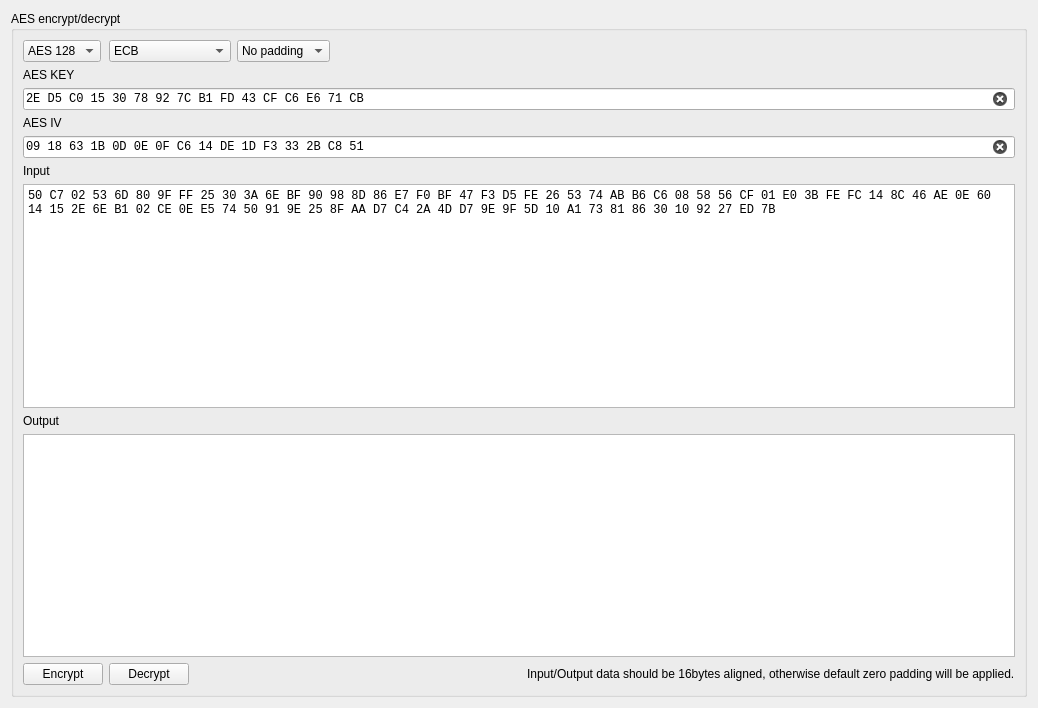
<?xml version="1.0" encoding="UTF-8"?>
<ui version="4.0">
 <class>UiAesCipher</class>
 <widget class="QWidget" name="UiAesCipher">
  <property name="geometry">
   <rect>
    <x>0</x>
    <y>0</y>
    <width>1038</width>
    <height>708</height>
   </rect>
  </property>
  <property name="windowTitle">
   <string>AES Encryption/Decryption Tool</string>
  </property>
  <layout class="QGridLayout" name="gridLayout">
   <item row="0" column="0">
    <widget class="QGroupBox" name="groupBox_2">
     <property name="title">
      <string>AES encrypt/decrypt</string>
     </property>
     <layout class="QGridLayout" name="gridLayout_8">
      <item row="0" column="2" colspan="2">
       <widget class="QComboBox" name="comboBox_AesPadding">
        <property name="sizePolicy">
         <sizepolicy hsizetype="Maximum" vsizetype="Fixed">
          <horstretch>0</horstretch>
          <verstretch>0</verstretch>
         </sizepolicy>
        </property>
        <property name="minimumSize">
         <size>
          <width>90</width>
          <height>0</height>
         </size>
        </property>
        <item>
         <property name="text">
          <string>No padding</string>
         </property>
        </item>
        <item>
         <property name="text">
          <string>ZERO</string>
         </property>
        </item>
        <item>
         <property name="text">
          <string>PKCS7</string>
         </property>
        </item>
        <item>
         <property name="text">
          <string>ISO</string>
         </property>
        </item>
       </widget>
      </item>
      <item row="0" column="1">
       <widget class="QComboBox" name="comboBox_AesMode">
        <property name="sizePolicy">
         <sizepolicy hsizetype="Maximum" vsizetype="Fixed">
          <horstretch>0</horstretch>
          <verstretch>0</verstretch>
         </sizepolicy>
        </property>
        <item>
         <property name="text">
          <string>ECB</string>
         </property>
        </item>
        <item>
         <property name="text">
          <string>CBC</string>
         </property>
        </item>
        <item>
         <property name="text">
          <string>GCM (not tested)</string>
         </property>
        </item>
        <item>
         <property name="text">
          <string>CFB</string>
         </property>
        </item>
        <item>
         <property name="text">
          <string>OFB</string>
         </property>
        </item>
        <item>
         <property name="text">
          <string>CTR</string>
         </property>
        </item>
       </widget>
      </item>
      <item row="3" column="0">
       <widget class="QLabel" name="label_IV">
        <property name="text">
         <string>AES IV</string>
        </property>
       </widget>
      </item>
      <item row="8" column="0" colspan="4">
       <widget class="QTextEdit" name="textEdit_Output">
        <property name="font">
         <font>
          <family>Consolas</family>
         </font>
        </property>
        <property name="html">
         <string>&lt;!DOCTYPE HTML PUBLIC &quot;-//W3C//DTD HTML 4.0//EN&quot; &quot;http://www.w3.org/TR/REC-html40/strict.dtd&quot;&gt;
&lt;html&gt;&lt;head&gt;&lt;meta name=&quot;qrichtext&quot; content=&quot;1&quot; /&gt;&lt;meta charset=&quot;utf-8&quot; /&gt;&lt;style type=&quot;text/css&quot;&gt;
p, li { white-space: pre-wrap; }
hr { height: 1px; border-width: 0; }
&lt;/style&gt;&lt;/head&gt;&lt;body style=&quot; font-family:'Consolas'; font-size:9pt; font-weight:400; font-style:normal;&quot;&gt;
&lt;p style=&quot;-qt-paragraph-type:empty; margin-top:0px; margin-bottom:0px; margin-left:0px; margin-right:0px; -qt-block-indent:0; text-indent:0px;&quot;&gt;&lt;br /&gt;&lt;/p&gt;&lt;/body&gt;&lt;/html&gt;</string>
        </property>
       </widget>
      </item>
      <item row="9" column="3">
       <widget class="QLabel" name="label">
        <property name="text">
         <string>Input/Output data should be 16bytes aligned, otherwise default zero padding will be applied.</string>
        </property>
       </widget>
      </item>
      <item row="4" column="0" colspan="4">
       <widget class="QLineEdit" name="lineEdit_IV">
        <property name="font">
         <font>
          <family>Consolas</family>
         </font>
        </property>
        <property name="text">
         <string>09 18 63 1B 0D 0E 0F C6 14 DE 1D F3 33 2B C8 51</string>
        </property>
        <property name="clearButtonEnabled">
         <bool>true</bool>
        </property>
       </widget>
      </item>
      <item row="0" column="0">
       <widget class="QComboBox" name="comboBox_AesSize">
        <property name="sizePolicy">
         <sizepolicy hsizetype="Maximum" vsizetype="Fixed">
          <horstretch>0</horstretch>
          <verstretch>0</verstretch>
         </sizepolicy>
        </property>
        <item>
         <property name="text">
          <string>AES 128</string>
         </property>
        </item>
        <item>
         <property name="text">
          <string>AES 192</string>
         </property>
        </item>
        <item>
         <property name="text">
          <string>AES 256</string>
         </property>
        </item>
       </widget>
      </item>
      <item row="2" column="0" colspan="4">
       <widget class="QLineEdit" name="lineEdit_Key">
        <property name="font">
         <font>
          <family>Consolas</family>
         </font>
        </property>
        <property name="text">
         <string>2E D5 C0 15 30 78 92 7C B1 FD 43 CF C6 E6 71 CB</string>
        </property>
        <property name="clearButtonEnabled">
         <bool>true</bool>
        </property>
       </widget>
      </item>
      <item row="9" column="1">
       <widget class="QPushButton" name="pushButton_Decrypt">
        <property name="sizePolicy">
         <sizepolicy hsizetype="Maximum" vsizetype="Fixed">
          <horstretch>0</horstretch>
          <verstretch>0</verstretch>
         </sizepolicy>
        </property>
        <property name="text">
         <string>Decrypt</string>
        </property>
       </widget>
      </item>
      <item row="9" column="0">
       <widget class="QPushButton" name="pushButton_Encrypt">
        <property name="sizePolicy">
         <sizepolicy hsizetype="Maximum" vsizetype="Fixed">
          <horstretch>0</horstretch>
          <verstretch>0</verstretch>
         </sizepolicy>
        </property>
        <property name="text">
         <string>Encrypt</string>
        </property>
       </widget>
      </item>
      <item row="6" column="0" colspan="4">
       <widget class="QTextEdit" name="textEdit_Input">
        <property name="font">
         <font>
          <family>Consolas</family>
         </font>
        </property>
        <property name="html">
         <string>&lt;!DOCTYPE HTML PUBLIC &quot;-//W3C//DTD HTML 4.0//EN&quot; &quot;http://www.w3.org/TR/REC-html40/strict.dtd&quot;&gt;
&lt;html&gt;&lt;head&gt;&lt;meta name=&quot;qrichtext&quot; content=&quot;1&quot; /&gt;&lt;meta charset=&quot;utf-8&quot; /&gt;&lt;style type=&quot;text/css&quot;&gt;
p, li { white-space: pre-wrap; }
hr { height: 1px; border-width: 0; }
&lt;/style&gt;&lt;/head&gt;&lt;body style=&quot; font-family:'Consolas'; font-size:9pt; font-weight:400; font-style:normal;&quot;&gt;
&lt;p style=&quot; margin-top:0px; margin-bottom:0px; margin-left:0px; margin-right:0px; -qt-block-indent:0; text-indent:0px;&quot;&gt;50 C7 02 53 6D 80 9F FF 25 30 3A 6E BF 90 98 8D 86 E7 F0 BF 47 F3 D5 FE 26 53 74 AB B6 C6 08 58 56 CF 01 E0 3B FE FC 14 8C 46 AE 0E 60 14 15 2E 6E B1 02 CE 0E E5 74 50 91 9E 25 8F AA D7 C4 2A 4D D7 9E 9F 5D 10 A1 73 81 86 30 10 92 27 ED 7B&lt;/p&gt;&lt;/body&gt;&lt;/html&gt;</string>
        </property>
       </widget>
      </item>
      <item row="1" column="0">
       <widget class="QLabel" name="label_Key">
        <property name="text">
         <string>AES KEY</string>
        </property>
       </widget>
      </item>
      <item row="7" column="0">
       <widget class="QLabel" name="label_Output">
        <property name="text">
         <string>Output</string>
        </property>
       </widget>
      </item>
      <item row="5" column="0">
       <widget class="QLabel" name="label_Input">
        <property name="text">
         <string>Input</string>
        </property>
       </widget>
      </item>
     </layout>
    </widget>
   </item>
  </layout>
 </widget>
 <resources/>
 <connections/>
</ui>
